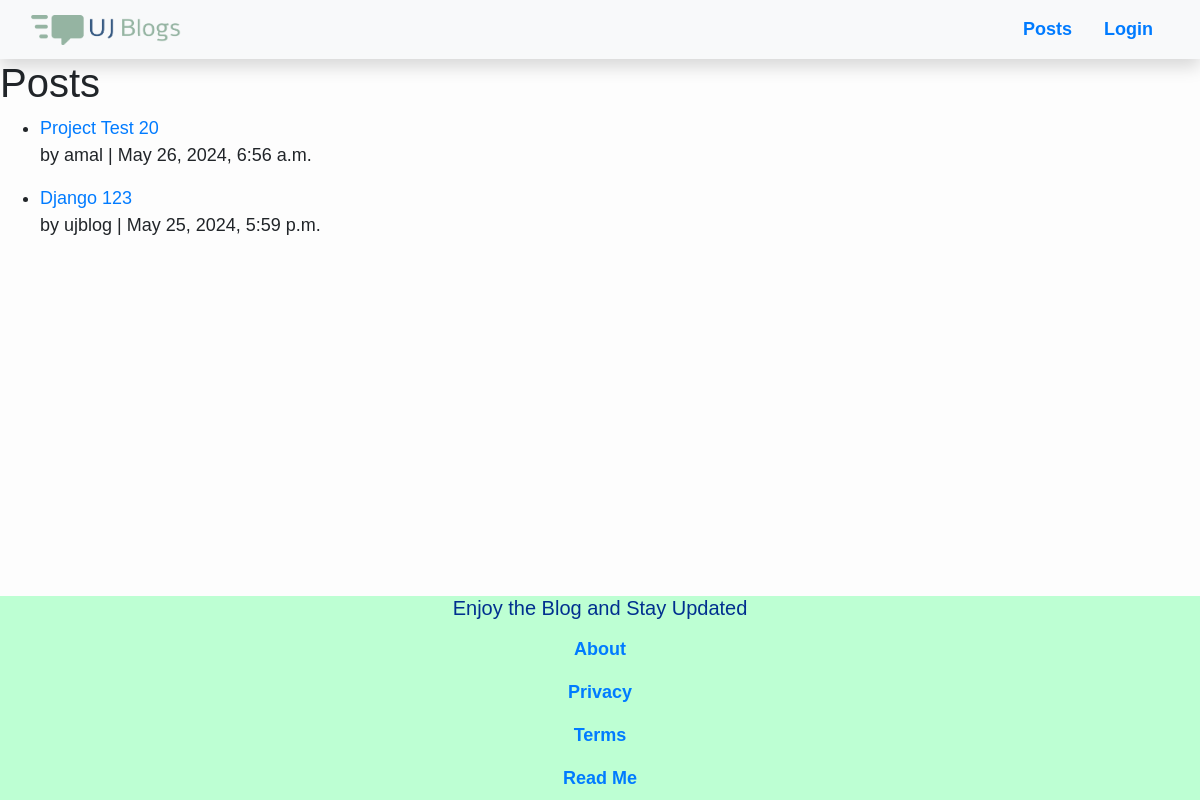
/posts/, run on the app's committed database.
### blog/models.py (models this page shows, shortened)
class Post(models.Model):
    title = models.CharField(max_length=200)
    slug = AutoSlugField(populate_from='title', unique=True)
    author = models.ForeignKey(User, on_delete=models.CASCADE)
    content = models.TextField()
    created_at = models.DateTimeField(default=timezone.now)
    updated_at = models.DateTimeField(auto_now=True)
    status = models.CharField(max_length=10, choices=STATUS_CHOICES, default='draft')
    class Meta:
        ordering = ['-created_at']

### blog/views.py (the view)
# urls.py: path('posts/', views.posts, name='posts'),
def posts(request):
    all_posts = Post.objects.all()
    return render(request, 'blog/posts.html', {'posts': all_posts})

### blog/templates/blog/posts.html (shortened to what this page needs)
{% extends "blog/base.html" %}
{% block content %}
    <h1>Posts</h1>
    <ul>
        {% for post in posts %}
            <li>
                <a href="{% url 'post_detail' post.slug %}">{{ post.title }}</a>
                <p>by {{ post.author }} | {{ post.created_at }}</p>
            </li>
        {% endfor %}
    </ul>
{% endblock %}

### blog/templates/blog/base.html (shortened to what this page needs)
<!DOCTYPE html>
<html lang="en">
<head>
  <link rel="stylesheet" href="https://stackpath.bootstrapcdn.com/bootstrap/4.5.2/css/bootstrap.min.css">
</head>
<body>
  <div id="bodydiv">
    <div id="nofooter">
      <nav class="navbar navbar-expand-lg navbar-light bg-light shadow" id="topnav">
        <div class="container-fluid">
          {% load static %}
          <a class="navbar-brand" href="{% url 'home' %}">
            <img src="{% static 'blog/logo.png' %}" width="150" height="30" class="d-inline-block align-top" alt="logo">
          </a>
          <div class="nav justify-content-end">
            <div class="d-inline">
              <a class="nav-link text-black font-weight-bold" href="{% url 'posts' %}">Posts</a>
            </div>
            {% if user.is_authenticated %}
            <div class="d-inline">
              <span class="nav-link text-black font-weight-bold">Welcome, {{ user.username }}</span>
              <form method="post" action="{% url 'logout' %}">
                {% csrf_token %}
                <button type="submit" class="nav-link text-black font-weight-bold" style="background: none; border: none;">Logout</button>
              </form>
            </div>
            {% else %}
            <div class="d-inline">
              <a class="nav-link text-black font-weight-bold" href="{% url 'login' %}">Login</a>
            </div>
            {% endif %}
          </div>
        </div>
      </nav>
      {% block content %}
      {% endblock content %}
    </div>
    <footer class="footer" id="foot">
      <div class="container">
        <h5 style="text-align:center;">Enjoy the Blog and Stay Updated</h5>
        <nav class="navigation">
          <div class="container-fluid">
            <div class="navigation" id="navfooter">
              <span>
                <a style="text-align:center;" class="nav-link text-black font-weight-bold" href="{% url 'about' %}">About</a>
              </span>
              <span>
                <a style="text-align:center;" class="nav-link text-black font-weight-bold" href="{% url 'privacy' %}">Privacy</a>
              </span>
              <span>
                <a style="text-align:center;" class="nav-link text-black font-weight-bold" href="{% url 'tos' %}">Terms</a>
              </span>
              <span>
                <a style="text-align:center;" class="nav-link text-black font-weight-bold" href="{% url 'read_me' %}">Read Me</a>
              </span>
            </div>
          </div>
        </nav>
      </div>
    </footer>
  </div>
</body>
</html>

### blog/templates/blog/base.html (style rules this page uses)
html, body { height: 100%; margin: 0; }
body { font-family: sans-serif; font-size: 18px; background-color: #fdfdfd; display: flex; flex-direction: column; }
#bodydiv { flex: 1; display: flex; flex-direction: column; }
#nofooter { flex: 1; }
.navigation { text-align: right; }
#foot { flex-shrink: 0; font-family: sans-serif; background-color: #BDFFD3; color: #00308F; bottom: 0px; width: 100%; text-align: center; }

### data on the page
Post: title "Project Test 20", author "amal", created_at "May 26, 2024, 6:56 a.m."
Post: title "Django 123", author "ujblog", created_at "May 25, 2024, 5:59 p.m."
